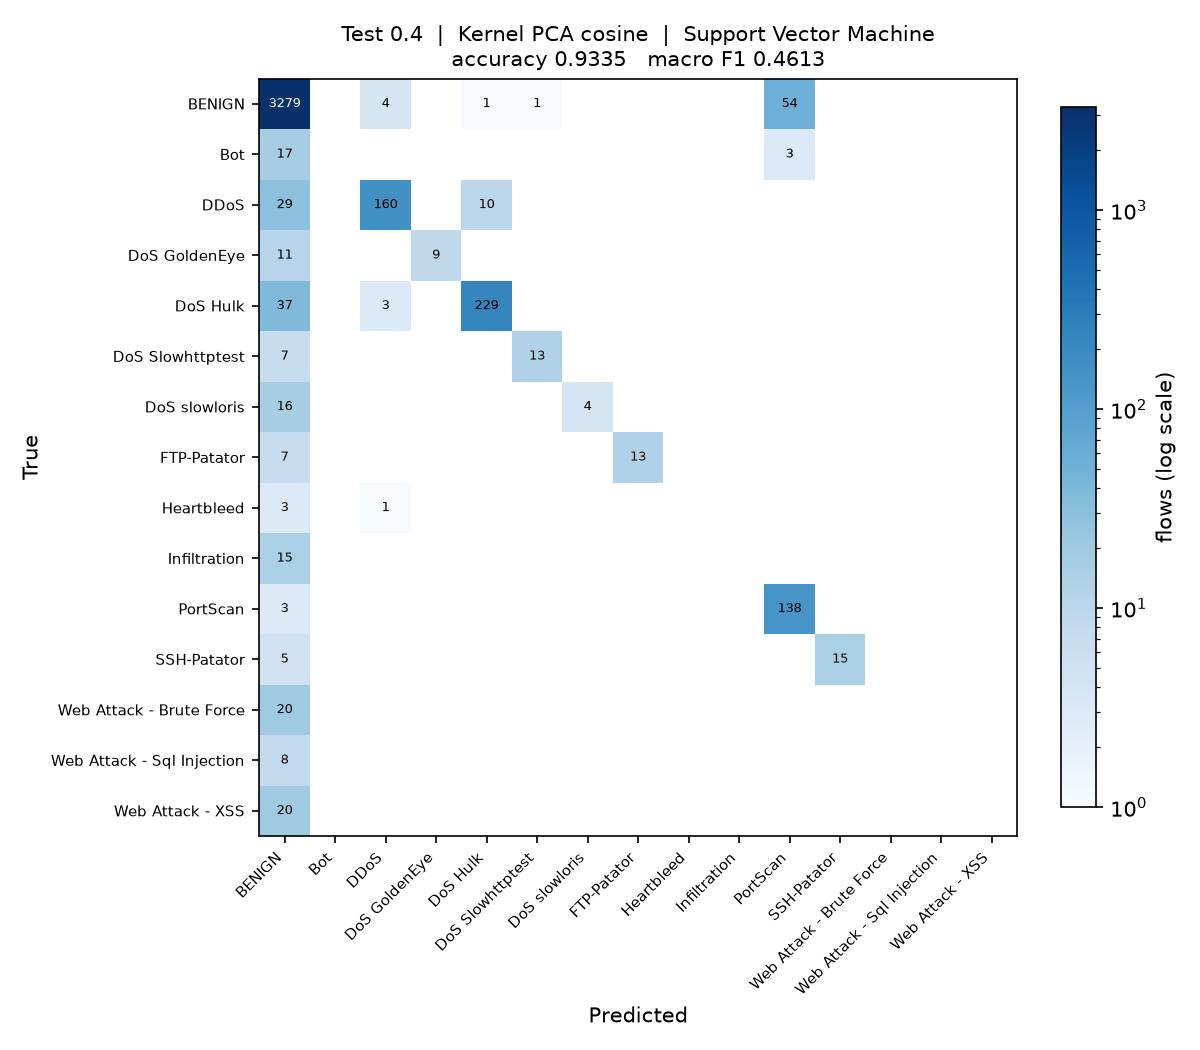

Source code (Python):
"""
Test_0.4_DR_COS_SVM

Test size 0.4  |  Kernel PCA (cosine)  |  Support Vector Machine  (reference sheet #15)

Run on its own:

    python Test_0.4_DR_COS_SVM.py

Writes Test_0.4_DR_COS_SVM.jpg (confusion matrix) and appends one row to
results/75_runs.csv.
"""

import os
import sys
import time
import warnings
from pathlib import Path

import matplotlib
matplotlib.use("Agg")
import matplotlib.pyplot as plt
import numpy as np
import pandas as pd
from sklearn.decomposition import KernelPCA
from sklearn.impute import SimpleImputer
from sklearn.metrics import (accuracy_score, confusion_matrix, f1_score,
                             precision_score, recall_score)
from sklearn.model_selection import train_test_split
from sklearn.preprocessing import LabelEncoder, StandardScaler
from sklearn.svm import SVC

sys.path.insert(0, str(Path(__file__).resolve().parent.parent))
from common import load_sample                      # noqa: E402

warnings.filterwarnings("ignore")

# ----- this run -------------------------------------------------------------
TEST_SIZE = 0.4
KERNEL = "cosine"
CLASSIFIER = "SVM"
N_COMPONENTS = 15
# ----------------------------------------------------------------------------

SEED = 0
N_JOBS = max(1, (os.cpu_count() or 2) // 2)
STEM = "Test_0.4_DR_COS_SVM"
HERE = Path(__file__).resolve().parent
RESULTS = HERE.parent / "results"


def main():
    t0 = time.time()
    df = load_sample(10000, 50, SEED)
    y = LabelEncoder().fit_transform(df["Label"])
    X = df.drop(columns=["Label", "Day"])
    classes = sorted(df["Label"].unique())
    print(f"{len(df):,} flows, {X.shape[1]} features, {len(classes)} classes")

    X_train, X_test, y_train, y_test = train_test_split(
        X, y, test_size=TEST_SIZE, random_state=SEED, stratify=y)

    # mean imputation and scaling, fitted on the training split only
    imputer = SimpleImputer(strategy="mean").fit(X_train)
    scaler = StandardScaler().fit(imputer.transform(X_train))
    X_train = scaler.transform(imputer.transform(X_train))
    X_test = scaler.transform(imputer.transform(X_test))

    # dimensionality reduction: Kernel PCA, fitted on the training split only.
    # arpack keeps the largest positive eigenvalues; the randomized solver ranks
    # them by magnitude and fails on the sigmoid kernel, which is not PSD.
    kpca = KernelPCA(n_components=N_COMPONENTS, kernel=KERNEL,
                     eigen_solver="arpack", random_state=SEED, n_jobs=N_JOBS)
    X_train = kpca.fit_transform(X_train)
    X_test = kpca.transform(X_test)
    print(f"Kernel PCA ({KERNEL}): {X_train.shape[1]} components")

    classifier = SVC(kernel="rbf", probability=True, random_state=SEED)
    classifier.fit(X_train, y_train)
    y_pred = classifier.predict(X_test)

    acc = accuracy_score(y_test, y_pred)
    pre = precision_score(y_test, y_pred, average="macro", zero_division=0)
    rec = recall_score(y_test, y_pred, average="macro", zero_division=0)
    f1 = f1_score(y_test, y_pred, average="macro", zero_division=0)
    pre_w = precision_score(y_test, y_pred, average="weighted", zero_division=0)
    rec_w = recall_score(y_test, y_pred, average="weighted", zero_division=0)
    f1_w = f1_score(y_test, y_pred, average="weighted", zero_division=0)

    print(f"Accuracy  : {acc:.4f}")
    print(f"Precision : {pre:.4f}")
    print(f"Recall    : {rec:.4f}")
    print(f"F1 Score  : {f1:.4f}")

    # confusion matrix image, named to match this script
    cm = confusion_matrix(y_test, y_pred, labels=range(len(classes)))
    fig, ax = plt.subplots(figsize=(8, 7))
    im = ax.imshow(cm, cmap="Blues", norm=matplotlib.colors.LogNorm(vmin=1))
    ax.set_xticks(range(len(classes)), classes, rotation=45, ha="right", fontsize=7)
    ax.set_yticks(range(len(classes)), classes, fontsize=7)
    ax.set_xlabel("Predicted")
    ax.set_ylabel("True")
    ax.set_title(f"Test {TEST_SIZE}  |  Kernel PCA {KERNEL}  |  Support Vector Machine\n"
                 f"accuracy {acc:.4f}   macro F1 {f1:.4f}", fontsize=10)
    for i in range(len(classes)):
        for j in range(len(classes)):
            if cm[i, j]:
                ax.text(j, i, cm[i, j], ha="center", va="center", fontsize=6,
                        color="white" if cm[i, j] > cm.max() / 3 else "black")
    fig.colorbar(im, ax=ax, fraction=0.04, label="flows (log scale)")
    fig.tight_layout()
    fig.savefig(HERE / f"{STEM}.jpg", dpi=150)
    plt.close(fig)

    # one row appended to the shared results table
    RESULTS.mkdir(exist_ok=True)
    row = {"Test": TEST_SIZE, "DR": "COS", "Clas": CLASSIFIER,
           "Acc": round(acc, 4), "Pre": round(pre, 4), "Rec": round(rec, 4),
           "F1": round(f1, 4),
           "Pre_weighted": round(pre_w, 4), "Rec_weighted": round(rec_w, 4),
           "F1_weighted": round(f1_w, 4),
           "n_components": N_COMPONENTS, "seconds": round(time.time() - t0, 1),
           "script": STEM}
    out = RESULTS / "75_runs.csv"
    old = pd.read_csv(out).to_dict("records") if out.exists() else []
    old = [r for r in old if r.get("script") != STEM]
    pd.DataFrame(old + [row]).to_csv(out, index=False)
    print(f"saved {STEM}.jpg and appended to results/75_runs.csv "
          f"({time.time() - t0:.0f}s)")


if __name__ == "__main__":
    main()
